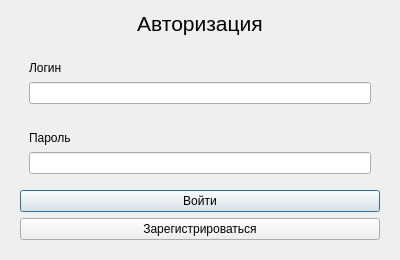
<?xml version="1.0" encoding="UTF-8"?>
<ui version="4.0">
 <class>Dialog</class>
 <widget class="QDialog" name="Dialog">
  <property name="geometry">
   <rect>
    <x>0</x>
    <y>0</y>
    <width>400</width>
    <height>260</height>
   </rect>
  </property>
  <property name="windowTitle">
   <string>Авторизавция</string>
  </property>
  <layout class="QVBoxLayout" name="verticalLayout">
   <item>
    <widget class="QLabel" name="label">
     <property name="sizePolicy">
      <sizepolicy hsizetype="Preferred" vsizetype="Fixed">
       <horstretch>0</horstretch>
       <verstretch>0</verstretch>
      </sizepolicy>
     </property>
     <property name="font">
      <font>
       <pointsize>16</pointsize>
      </font>
     </property>
     <property name="text">
      <string>Авторизация</string>
     </property>
     <property name="alignment">
      <set>Qt::AlignmentFlag::AlignCenter</set>
     </property>
    </widget>
   </item>
   <item>
    <widget class="QWidget" name="widget" native="true">
     <layout class="QVBoxLayout" name="verticalLayout_2">
      <item>
       <widget class="QWidget" name="widget_2" native="true">
        <layout class="QVBoxLayout" name="verticalLayout_3">
         <item>
          <widget class="QLabel" name="label_2">
           <property name="sizePolicy">
            <sizepolicy hsizetype="Preferred" vsizetype="Fixed">
             <horstretch>0</horstretch>
             <verstretch>0</verstretch>
            </sizepolicy>
           </property>
           <property name="text">
            <string>Логин</string>
           </property>
          </widget>
         </item>
         <item>
          <widget class="QLineEdit" name="loginInput"/>
         </item>
        </layout>
       </widget>
      </item>
      <item>
       <widget class="QWidget" name="widget_3" native="true">
        <layout class="QVBoxLayout" name="verticalLayout_4">
         <item>
          <widget class="QLabel" name="label_3">
           <property name="sizePolicy">
            <sizepolicy hsizetype="Preferred" vsizetype="Fixed">
             <horstretch>0</horstretch>
             <verstretch>0</verstretch>
            </sizepolicy>
           </property>
           <property name="text">
            <string>Пароль</string>
           </property>
          </widget>
         </item>
         <item>
          <widget class="QLineEdit" name="passwordInput">
           <property name="echoMode">
            <enum>QLineEdit::EchoMode::Password</enum>
           </property>
          </widget>
         </item>
        </layout>
       </widget>
      </item>
      <item>
       <widget class="QPushButton" name="loginButton">
        <property name="text">
         <string>Войти</string>
        </property>
       </widget>
      </item>
      <item>
       <widget class="QPushButton" name="registerButton">
        <property name="text">
         <string>Зарегистрироваться</string>
        </property>
       </widget>
      </item>
     </layout>
    </widget>
   </item>
  </layout>
 </widget>
 <resources/>
 <connections/>
</ui>
